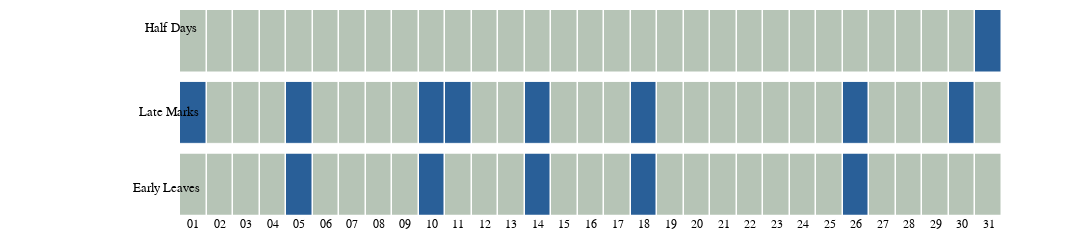

Notebook cell for this chart:
### Code cell
import plotly.graph_objects as go
from plotly.subplots import make_subplots

def create_combined_barchart(employee_name, employee_dict):
    if employee_name not in employee_dict:
        print(f"Employee '{employee_name}' not found in the employee_dict.")
        return


    
    employee_data = employee_dict[employee_name]
    
    days = employee_data['Days']
    Half_Day_Mapping = employee_data['HalfDayMapping']
    earlyLeaveMap = employee_data['earlyLeaveMap']
    lateMark = employee_data['lateMark']

    # Format the days to show only the day of the month
    formatted_days = [day.split()[0].zfill(2) for day in days]

    # Create subplots with no vertical spacing
    fig = make_subplots(
        rows=3, cols=1,
        shared_xaxes=True,
        vertical_spacing=0.05,
    )

    # Add Half Day Mapping heatmap
    fig.add_trace(go.Heatmap(
        z=[Half_Day_Mapping],
        x=formatted_days,
        y=['Half Day Mapping'],
        colorscale=[[0, '#B6C4B6'], [1, '#295F98']],  # Light grey for 0 and blue for 1
        showscale=False,
        xgap=1.5,  # Gap between boxes along x-axis
        ygap=0,  # No gap between boxes along y-axis
        text=[f"Day: {day}, Half Day Mapping: {mark}" for day, mark in zip(formatted_days, Half_Day_Mapping)],
        hoverinfo="text",
        zmin=0, zmax=1  # Ensure the colorscale does not interpolate
    ), row=1, col=1)

    # Add Late Mark heatmap
    fig.add_trace(go.Heatmap(
        z=[lateMark],
        x=formatted_days,
        y=['Late Mark'],
        colorscale=[[0, '#B6C4B6'], [1, '#295F98']],  # Light grey for 0 and blue for 1
        showscale=False,
        xgap=1.5,  # Gap between boxes along x-axis
        ygap=0.5,  # No gap between boxes along y-axis
        text=[f"Day: {day}, Late Mark: {mark}" for day, mark in zip(formatted_days, lateMark)],
        hoverinfo="text",
        zmin=0, zmax=1  # Ensure the colorscale does not interpolate
    ), row=2, col=1)

    # Add Early Leave Map heatmap
    fig.add_trace(go.Heatmap(
        z=[earlyLeaveMap],
        x=formatted_days,
        y=['Early Leave Map'],
        colorscale=[[0, '#B6C4B6'], [1, '#295F98']],  # Light grey for 0 and blue for 1
        showscale=False,
        xgap=1.5,  # Gap between boxes along x-axis
        ygap=0.5,  # No gap between boxes along y-axis
        text=[f"Day: {day}, Early Leave: {mark}" for day, mark in zip(formatted_days, earlyLeaveMap)],
        hoverinfo="text",
        zmin=0, zmax=1  # Ensure the colorscale does not interpolate
    ), row=3, col=1)

    # Update layout for the combined chart
    fig.update_layout(
        xaxis=dict(
            tickmode='array',
            tickvals=formatted_days,
            ticktext=formatted_days,
            gridcolor='black',  # Dark black coloured grids
            zeroline=False,  # Hide x-axis line
            showgrid=False,
            fixedrange=True  # Make x-axis static
        ),
        xaxis2=dict(
            tickmode='array',
            tickvals=formatted_days,
            ticktext=formatted_days,
            gridcolor='black',  # Dark black coloured grids
            zeroline=False,  # Hide x-axis line
            showgrid=False,
            fixedrange=True  # Make x-axis static
        ),
        xaxis3=dict(
            tickmode='array',
            tickvals=formatted_days,
            ticktext=formatted_days,
            gridcolor='black',  # Dark black coloured grids
            zeroline=False,  # Hide x-axis line
            showgrid=False,
            fixedrange=True  # Make x-axis static
        ),
        yaxis=dict(
            gridcolor='black',  # Dark black coloured grids
            zeroline=False,  # Hide y-axis line
            showgrid=False,
            fixedrange=True,  # Make y-axis static
            tickvals=[]  # Hide y-axis labels
        ),
        yaxis2=dict(
            gridcolor='black',  # Dark black coloured grids
            zeroline=False,  # Hide y-axis line
            showgrid=False,
            fixedrange=True,  # Make y-axis static
            tickvals=[]  # Hide y-axis labels
        ),
        yaxis3=dict(
            gridcolor='black',  # Dark black coloured grids
            zeroline=False,  # Hide y-axis line
            showgrid=False,
            fixedrange=True,  # Make y-axis static
            tickvals=[]  # Hide y-axis labels
        ),
        font={'color': "black", 'family': "Arial"},
        paper_bgcolor="rgba(225, 225, 225, 0)",  # Transparent background
        plot_bgcolor="rgba(225, 225, 225, 0)",  # Transparent plot background
        height=170,  # Set the height of the plot
        width=1750,  # Set a width for the plot to maintain aspect ratio
        margin=dict(l=180, r=90, b=10, t=10),  # Set margins (left, right, bottom, top)
        annotations=[
            dict(
                x= -0.045,
                y=0.95,
                xref='paper',
                yref='paper',
                text='Half Days',
                showarrow=False,
                font=dict(size=13),
                textangle=0
            ),
            dict(
                x=-0.052,
                y=0.5,
                xref='paper',
                yref='paper',
                text='Late Marks',
                showarrow=False,
                font=dict(size=13),
                textangle=0
            ),
            dict(
                x=-0.060,
                y=0.09,
                xref='paper',
                yref='paper',
                text='Early Leaves',
                showarrow=False,
                font=dict(size=13),
                textangle=0
            )
        ]
    )

    return fig


create_combined_barchart('Kajal Lokhande', employee_dict)

### Figure 1 — Plotly figure (JSON) as saved in the notebook; plotly's stock layout.template omitted (floating-point values rounded to 4 significant figures)
{"data": [{"colorscale": [[0, "#B6C4B6"], [1, "#295F98"]], "hoverinfo": "text", "showscale": false, "text": ["Day: 01, Half Day Mapping: 0", "Day: 02, Half Day Mapping: 0", "Day: 03, Half Day Mapping: 0", "Day: 04, Half Day Mapping: 0", "Day: 05, Half Day Mapping: 0", "Day: 06, Half Day Mapping: 0", "Day: 07, Half Day Mapping: 0", "Day: 08, Half Day Mapping: 0", "Day: 09, Half Day Mapping: 0", "Day: 10, Half Day Mapping: 0", "Day: 11, Half Day Mapping: 0", "Day: 12, Half Day Mapping: 0", "Day: 13, Half Day Mapping: 0", "Day: 14, Half Day Mapping: 0", "Day: 15, Half Day Mapping: 0", "Day: 16, Half Day Mapping: 0", "Day: 17, Half Day Mapping: 0", "Day: 18, Half Day Mapping: 0", "Day: 19, Half Day Mapping: 0", "Day: 20, Half Day Mapping: 0", "Day: 21, Half Day Mapping: 0", "Day: 22, Half Day Mapping: 0", "Day: 23, Half Day Mapping: 0", "Day: 24, Half Day Mapping: 0", "Day: 25, Half Day Mapping: 0", "Day: 26, Half Day Mapping: 0", "Day: 27, Half Day Mapping: 0", "Day: 28, Half Day Mapping: 0", "Day: 29, Half Day Mapping: 0", "Day: 30, Half Day Mapping: 0", "Day: 31, Half Day Mapping: 1"], "type": "heatmap", "x": ["01", "02", "03", "04", "05", "06", "07", "08", "09", "10", "11", "12", "13", "14", "15", "16", "17", "18", "19", "20", "21", "22", "23", "24", "25", "26", "27", "28", "29", "30", "31"], "xaxis": "x", "xgap": 1.5, "y": ["Half Day Mapping"], "yaxis": "y", "ygap": 0, "z": [[0, 0, 0, 0, 0, 0, 0, 0, 0, 0, 0, 0, 0, 0, 0, 0, 0, 0, 0, 0, 0, 0, 0, 0, 0, 0, 0, 0, 0, 0, 1]], "zmax": 1, "zmin": 0}, {"colorscale": [[0, "#B6C4B6"], [1, "#295F98"]], "hoverinfo": "text", "showscale": false, "text": ["Day: 01, Late Mark: 1", "Day: 02, Late Mark: 0", "Day: 03, Late Mark: 0", "Day: 04, Late Mark: 0", "Day: 05, Late Mark: 1", "Day: 06, Late Mark: 0", "Day: 07, Late Mark: 0", "Day: 08, Late Mark: 0", "Day: 09, Late Mark: 0", "Day: 10, Late Mark: 1", "Day: 11, Late Mark: 1", "Day: 12, Late Mark: 0", "Day: 13, Late Mark: 0", "Day: 14, Late Mark: 1", "Day: 15, Late Mark: 0", "Day: 16, Late Mark: 0", "Day: 17, Late Mark: 0", "Day: 18, Late Mark: 1", "Day: 19, Late Mark: 0", "Day: 20, Late Mark: 0", "Day: 21, Late Mark: 0", "Day: 22, Late Mark: 0", "Day: 23, Late Mark: 0", "Day: 24, Late Mark: 0", "Day: 25, Late Mark: 0", "Day: 26, Late Mark: 1", "Day: 27, Late Mark: 0", "Day: 28, Late Mark: 0", "Day: 29, Late Mark: 0", "Day: 30, Late Mark: 1", "Day: 31, Late Mark: 0"], "type": "heatmap", "x": ["01", "02", "03", "04", "05", "06", "07", "08", "09", "10", "11", "12", "13", "14", "15", "16", "17", "18", "19", "20", "21", "22", "23", "24", "25", "26", "27", "28", "29", "30", "31"], "xaxis": "x2", "xgap": 1.5, "y": ["Late Mark"], "yaxis": "y2", "ygap": 0.5, "z": [[1, 0, 0, 0, 1, 0, 0, 0, 0, 1, 1, 0, 0, 1, 0, 0, 0, 1, 0, 0, 0, 0, 0, 0, 0, 1, 0, 0, 0, 1, 0]], "zmax": 1, "zmin": 0}, {"colorscale": [[0, "#B6C4B6"], [1, "#295F98"]], "hoverinfo": "text", "showscale": false, "text": ["Day: 01, Early Leave: 0", "Day: 02, Early Leave: 0", "Day: 03, Early Leave: 0", "Day: 04, Early Leave: 0", "Day: 05, Early Leave: 1", "Day: 06, Early Leave: 0", "Day: 07, Early Leave: 0", "Day: 08, Early Leave: 0", "Day: 09, Early Leave: 0", "Day: 10, Early Leave: 1", "Day: 11, Early Leave: 0", "Day: 12, Early Leave: 0", "Day: 13, Early Leave: 0", "Day: 14, Early Leave: 1", "Day: 15, Early Leave: 0", "Day: 16, Early Leave: 0", "Day: 17, Early Leave: 0", "Day: 18, Early Leave: 1", "Day: 19, Early Leave: 0", "Day: 20, Early Leave: 0", "Day: 21, Early Leave: 0", "Day: 22, Early Leave: 0", "Day: 23, Early Leave: 0", "Day: 24, Early Leave: 0", "Day: 25, Early Leave: 0", "Day: 26, Early Leave: 1", "Day: 27, Early Leave: 0", "Day: 28, Early Leave: 0", "Day: 29, Early Leave: 0", "Day: 30, Early Leave: 0", "Day: 31, Early Leave: 0"], "type": "heatmap", "x": ["01", "02", "03", "04", "05", "06", "07", "08", "09", "10", "11", "12", "13", "14", "15", "16", "17", "18", "19", "20", "21", "22", "23", "24", "25", "26", "27", "28", "29", "30", "31"], "xaxis": "x3", "xgap": 1.5, "y": ["Early Leave Map"], "yaxis": "y3", "ygap": 0.5, "z": [[0, 0, 0, 0, 1, 0, 0, 0, 0, 1, 0, 0, 0, 1, 0, 0, 0, 1, 0, 0, 0, 0, 0, 0, 0, 1, 0, 0, 0, 0, 0]], "zmax": 1, "zmin": 0}], "layout": {"annotations": [{"font": {"size": 13}, "showarrow": false, "text": "Half Days", "textangle": 0, "x": -0.045, "xref": "paper", "y": 0.95, "yref": "paper"}, {"font": {"size": 13}, "showarrow": false, "text": "Late Marks", "textangle": 0, "x": -0.052, "xref": "paper", "y": 0.5, "yref": "paper"}, {"font": {"size": 13}, "showarrow": false, "text": "Early Leaves", "textangle": 0, "x": -0.06, "xref": "paper", "y": 0.09, "yref": "paper"}], "font": {"color": "black", "family": "Arial"}, "height": 170, "margin": {"b": 10, "l": 180, "r": 90, "t": 10}, "paper_bgcolor": "rgba(225, 225, 225, 0)", "plot_bgcolor": "rgba(225, 225, 225, 0)", "width": 1750, "xaxis": {"anchor": "y", "autorange": true, "domain": [0, 1], "fixedrange": true, "gridcolor": "black", "matches": "x3", "range": [-0.5, 30.5], "showgrid": false, "showticklabels": false, "tickmode": "array", "ticktext": ["01", "02", "03", "04", "05", "06", "07", "08", "09", "10", "11", "12", "13", "14", "15", "16", "17", "18", "19", "20", "21", "22", "23", "24", "25", "26", "27", "28", "29", "30", "31"], "tickvals": ["01", "02", "03", "04", "05", "06", "07", "08", "09", "10", "11", "12", "13", "14", "15", "16", "17", "18", "19", "20", "21", "22", "23", "24", "25", "26", "27", "28", "29", "30", "31"], "type": "category", "zeroline": false}, "xaxis2": {"anchor": "y2", "autorange": true, "domain": [0, 1], "fixedrange": true, "gridcolor": "black", "matches": "x3", "range": [-0.5, 30.5], "showgrid": false, "showticklabels": false, "tickmode": "array", "ticktext": ["01", "02", "03", "04", "05", "06", "07", "08", "09", "10", "11", "12", "13", "14", "15", "16", "17", "18", "19", "20", "21", "22", "23", "24", "25", "26", "27", "28", "29", "30", "31"], "tickvals": ["01", "02", "03", "04", "05", "06", "07", "08", "09", "10", "11", "12", "13", "14", "15", "16", "17", "18", "19", "20", "21", "22", "23", "24", "25", "26", "27", "28", "29", "30", "31"], "type": "category", "zeroline": false}, "xaxis3": {"anchor": "y3", "autorange": true, "domain": [0, 1], "fixedrange": true, "gridcolor": "black", "range": [-0.5, 30.5], "showgrid": false, "tickmode": "array", "ticktext": ["01", "02", "03", "04", "05", "06", "07", "08", "09", "10", "11", "12", "13", "14", "15", "16", "17", "18", "19", "20", "21", "22", "23", "24", "25", "26", "27", "28", "29", "30", "31"], "tickvals": ["01", "02", "03", "04", "05", "06", "07", "08", "09", "10", "11", "12", "13", "14", "15", "16", "17", "18", "19", "20", "21", "22", "23", "24", "25", "26", "27", "28", "29", "30", "31"], "type": "category", "zeroline": false}, "yaxis": {"anchor": "x", "autorange": true, "domain": [0.7, 1], "fixedrange": true, "gridcolor": "black", "range": [-0.5, 0.5], "showgrid": false, "tickvals": [], "type": "category", "zeroline": false}, "yaxis2": {"anchor": "x2", "autorange": true, "domain": [0.35, 0.65], "fixedrange": true, "gridcolor": "black", "range": [-0.5, 0.5], "showgrid": false, "tickvals": [], "type": "category", "zeroline": false}, "yaxis3": {"anchor": "x3", "autorange": true, "domain": [0, 0.3], "fixedrange": true, "gridcolor": "black", "range": [-0.5, 0.5], "showgrid": false, "tickvals": [], "type": "category", "zeroline": false}}}
